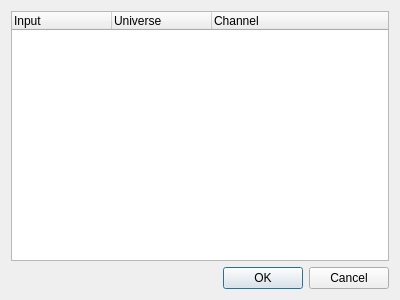
<?xml version="1.0" encoding="UTF-8"?>
<ui version="4.0">
 <class>VCMultiInputEditor</class>
 <widget class="QDialog" name="VCMultiInputEditor">
  <property name="geometry">
   <rect>
    <x>0</x>
    <y>0</y>
    <width>400</width>
    <height>300</height>
   </rect>
  </property>
  <property name="windowTitle">
   <string>External Input Editor</string>
  </property>
  <layout class="QVBoxLayout" name="verticalLayout">
   <item>
    <widget class="QTreeWidget" name="treeWidget">
     <column>
      <property name="text">
       <string>Input</string>
      </property>
     </column>
     <column>
      <property name="text">
       <string>Universe</string>
      </property>
     </column>
     <column>
      <property name="text">
       <string>Channel</string>
      </property>
     </column>
    </widget>
   </item>
   <item>
    <widget class="QDialogButtonBox" name="buttonBox">
     <property name="orientation">
      <enum>Qt::Horizontal</enum>
     </property>
     <property name="standardButtons">
      <set>QDialogButtonBox::Cancel|QDialogButtonBox::Ok</set>
     </property>
    </widget>
   </item>
  </layout>
 </widget>
 <resources/>
 <connections>
  <connection>
   <sender>buttonBox</sender>
   <signal>accepted()</signal>
   <receiver>VCMultiInputEditor</receiver>
   <slot>accept()</slot>
   <hints>
    <hint type="sourcelabel">
     <x>248</x>
     <y>254</y>
    </hint>
    <hint type="destinationlabel">
     <x>157</x>
     <y>274</y>
    </hint>
   </hints>
  </connection>
  <connection>
   <sender>buttonBox</sender>
   <signal>rejected()</signal>
   <receiver>VCMultiInputEditor</receiver>
   <slot>reject()</slot>
   <hints>
    <hint type="sourcelabel">
     <x>316</x>
     <y>260</y>
    </hint>
    <hint type="destinationlabel">
     <x>286</x>
     <y>274</y>
    </hint>
   </hints>
  </connection>
 </connections>
</ui>
